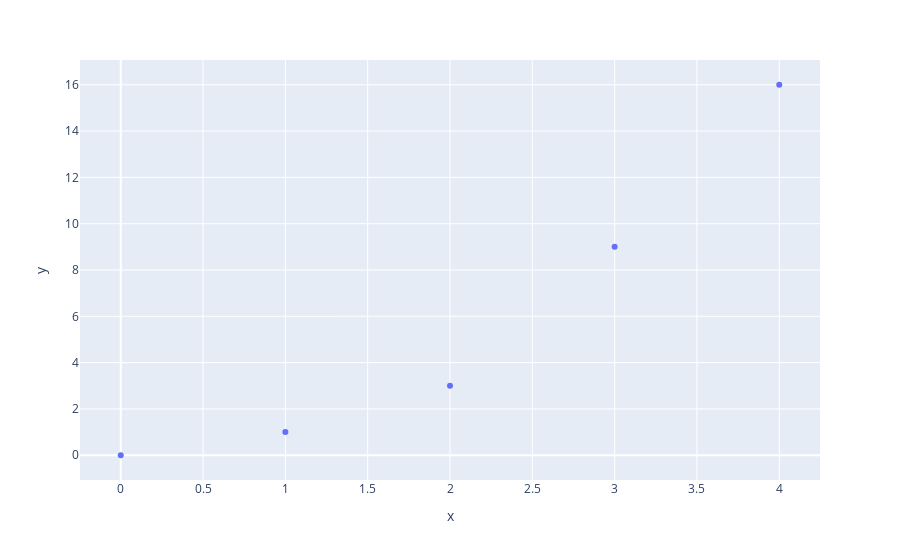

The code cell stored with this chart in its notebook:
### Code cell
fig = px.scatter(x=[0, 1, 2, 3, 4], y=[0, 1, 3, 9, 16])
fig.show()

### Figure 1 — Plotly figure (JSON) as saved in the notebook; plotly's stock layout.template omitted (floating-point values rounded to 4 significant figures)
{"data": [{"hoverlabel": {"namelength": 0}, "hovertemplate": "x=%{x}<br>y=%{y}", "legendgroup": "", "marker": {"color": "#636efa", "symbol": "circle"}, "mode": "markers", "name": "", "showlegend": false, "type": "scatter", "x": [0, 1, 2, 3, 4], "xaxis": "x", "y": [0, 1, 3, 9, 16], "yaxis": "y"}], "layout": {"autosize": true, "legend": {"tracegroupgap": 0}, "margin": {"t": 60}, "xaxis": {"anchor": "y", "autorange": true, "domain": [0, 1], "range": [-0.2404, 4.24], "title": {"text": "x"}, "type": "linear"}, "yaxis": {"anchor": "x", "autorange": true, "domain": [0, 1], "range": [-1.134, 17.13], "title": {"text": "y"}, "type": "linear"}}}
